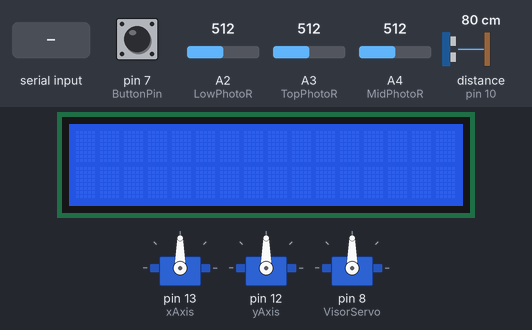
A sketch run on a simulated Arduino Uno, built with avr-gcc and run on an emulated ATmega328P. On the bench: 16×2 character LCD, 3 × servo. The inputs (shaded band) are chosen by the test bench; at power-on: pin 7 (ButtonPin) HIGH, A2 (LowPhotoR) = 512, A3 (TopPhotoR) = 512, A4 (MidPhotoR) = 512, distance to the obstacle (sensor on pin 10) 80 cm. The echo pulse lasts 58.3 µs per cm; what the sketch prints to the serial monitor is not drawn.

Above: at 1.2 s.
1.3 s: "90,45,200\n" received over Serial
At 3.8 s:
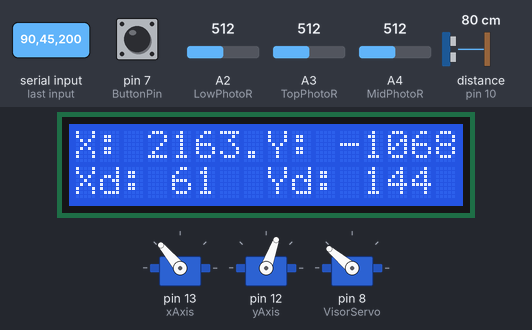
4.1 s: "5\n" received over Serial
At 6.8 s:
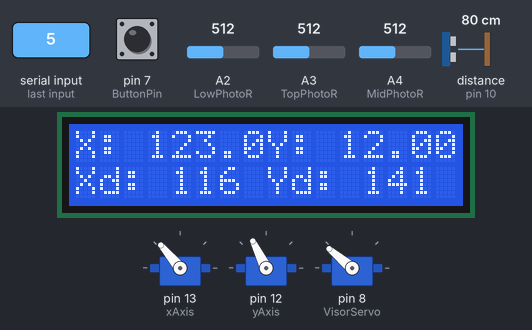
Timing chart, 0 to 8.3 s (numbered marks = the images above; inputs shaded):
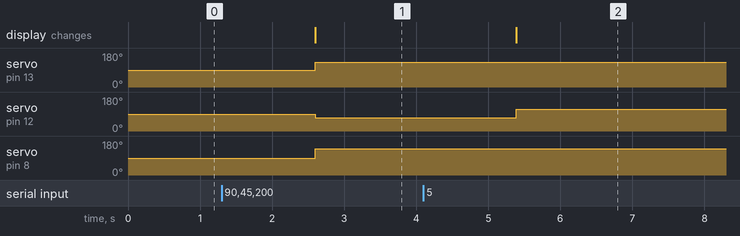

The sketch:

MainCodev7.ino
```cpp
#include <Servo.h>
#include <LiquidCrystal_I2C.h>

LiquidCrystal_I2C lcd(0x27,16,2);  // set the LCD address to 0x27 for a 16 chars and 2 line display

Servo xAxis;  // create servo object to control a servo
Servo yAxis;
Servo VisorServo;

float angle = 0;
float CameraToMirrorX = 15;   // Presets In Inches
float CameraToMirrorY = 0;
float CameraToMirrorZ = 16;

float CurrentX = 0.0;
float CurrentY = 0.0;
float CurrentZ = 0.0;

float TangentRadiansXY = 0;
float TangentDegreesXY = 0;

float TangentRadiansYZ = 0;
float TangentDegreesYZ = 0;

float CameraToPersonY = 0.0;
float CameraToPersonX = 0.0;
float CameraToPersonZ = 0.0;

int OutputAngleXY = 0;
int OutputAngleYZ = 0;

const int ButtonPin = 7;
const int SecondButtonPin = 5;
int ButtonState = 0;


const int TopPhotoR = A3; // Photoresistor at Arduino analog pin A3
const int MidPhotoR = A4; // Photoresistor at Arduino analong pin A4
const int LowPhotoR = A2; // Photo resistor at Arduino analong pin A2

int TopPhotoR_Value = 0;
int MidPhotoR_Value = 0;
int LowPhotoR_Value = 0;
int counter = 0;

int HomePosition = 140;         // Home Position of Sun Visor
int ExtendedPosition = 0;   // Extended Position of Visor

const int trigPin = 9;
const int echoPin = 10;

long duration;
int distance;

void setup() {
  Serial.begin(9600);

  lcd.init();
  lcd.clear();
  lcd.backlight();      // Make sure backlight is on

  xAxis.attach(13);  // attaches the servo on pin 13 to the servo object
  yAxis.attach(12);
  VisorServo.attach(8);

  pinMode(TopPhotoR, INPUT);  // Set TopPhotoR - A3
  pinMode(MidPhotoR, INPUT);  // Set MidPhotoR - A4
  pinMode(LowPhotoR, INPUT);  // Set LowPhotoR - A5

  pinMode(trigPin, OUTPUT); // Sets the trigPin as an Output
  pinMode(echoPin, INPUT); // Sets the echoPin as an Input
}

void loop() {

  ButtonState = digitalRead(ButtonPin) or digitalRead(SecondButtonPin);

  while (ButtonState == LOW){
    ButtonState = digitalRead(ButtonPin) or digitalRead(SecondButtonPin);
    delay(200);
  }

  Serial.println("Pressed");

  bool recFlag = false;

  while(!recFlag){
    String str = "";
    if (Serial.available() > 0) {  // check if data available
      String str = Serial.readString();  // read string from serial
      delay(250);

     // parse the string into three floats using strtok and atof
      char* token = strtok(const_cast<char*>(str.c_str()), ",");
      float x = atof(token);
      token = strtok(NULL, ",");
      float y = atof(token);
      token = strtok(NULL, ",");
      float z = atof(token);

      Serial.println("x = " + String(x) + ", y = " + String(y) + ", z = " + String(z));
      recFlag = true;

      CameraToPersonX = ((x * 24) - 12);  // Values relative to camera location
      CameraToPersonY = -1 * ((y * 24) - 12);
      CameraToPersonZ = 0;
    }
  }

  EverythingElseFunction();
  PhotoResistorStuff();
  SonarStuff();

  delay(1000);
}

void EverythingElseFunction() {

  CurrentX = CameraToMirrorX + CameraToPersonX; // Add relative value to preset
  CurrentY = CameraToMirrorY + CameraToPersonY;
  CurrentZ = CameraToMirrorZ + CameraToPersonZ;

  lcd.setCursor(0,0);
  lcd.print("X: " + String(CurrentX));

  lcd.setCursor(8,0);
  lcd.print("Y: " + String(CurrentY));

//  lcd.setCursor(0,1);
//  lcd.print("Z: " + String(CurrentZ));


  TangentRadiansXY = atan(CurrentY / CurrentZ);
  TangentRadiansYZ = atan(CurrentX / CurrentZ);


  TangentDegreesXY = TangentRadiansXY * 180.0 / 3.14159;
  TangentDegreesYZ = TangentRadiansYZ * 180.0 / 3.14159;


  OutputAngleXY = 100.0 + (TangentDegreesXY / 2.3);
  OutputAngleYZ = 100.0 + (TangentDegreesYZ / 2.0);


  lcd.setCursor(0,1);
  lcd.print("Xd: " + String(OutputAngleXY));

  lcd.setCursor(8,1);
  lcd.print("Yd: " + String(OutputAngleYZ));


  if (OutputAngleXY > 140 ) {
    OutputAngleXY = 140;
  }

  if (OutputAngleYZ > 130 ) {
    OutputAngleYZ = 130;
  }

  if (OutputAngleXY < 70 ) {
    OutputAngleXY = 70;
  }

  if (OutputAngleYZ < 80 ) {
    OutputAngleYZ = 80;
  }


  yAxis.write(OutputAngleXY);
  xAxis.write(OutputAngleYZ);

}

void PhotoResistorStuff() {
  TopPhotoR_Value = analogRead(TopPhotoR);
  MidPhotoR_Value = analogRead(MidPhotoR);
  LowPhotoR_Value = analogRead(LowPhotoR);

  //You can change value "25"

  if ((TopPhotoR_Value >  200)){
  //Keep visor up

    VisorServo.write(HomePosition);


  }

  else  {
  VisorServo.write(ExtendedPosition);

  }
}


void SonarStuff() {
    // Clears the trigPin
  digitalWrite(trigPin, LOW);
  delayMicroseconds(2);
  // Sets the trigPin on HIGH state for 10 micro seconds
  digitalWrite(trigPin, HIGH);
  delayMicroseconds(10);
  digitalWrite(trigPin, LOW);
  // Reads the echoPin, returns the sound wave travel time in microseconds
  duration = pulseIn(echoPin, HIGH);
  // Calculating the distance
  distance = duration * 0.034 / 2;

}
```

Measured:
- after the input at 1.3 s, servo on pin 13 (xAxis): 90° → 130° after 1.3 s; servo on pin 12 (yAxis): 90° → 70° after 1.3 s; servo on pin 8 (VisorServo): 90° → 140° after 1.3 s; the display: changes after 1.3 s (image 1)
- after the input at 4.1 s, servo on pin 12 (yAxis): 70° → 116° after 1.3 s; the display: changes after 1.3 s (image 2)
